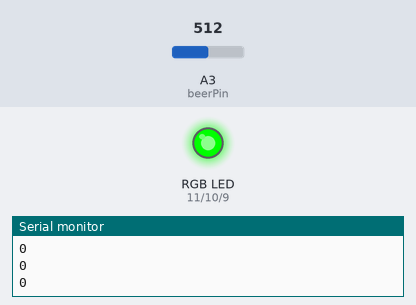
The sketch below on a simulated Arduino Uno, built with avr-gcc and run on an emulated ATmega328P. Shown: an RGB LED mixed from three pins (HIGH = lit), the last lines printed to the serial monitor. Inputs (shaded band) come from the test bench; at power-on: A3 (beerPin) = 512. Dim RGB values are drawn brighter than linear.

Above: at 1.2 s.
1.3 s: A3 (beerPin) set to 306
At 1.6 s:
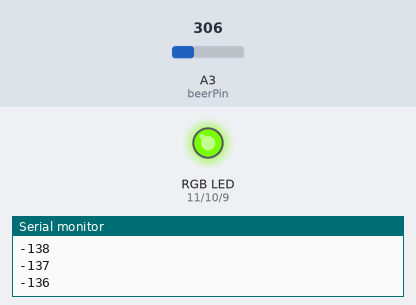
4.3 s: A3 (beerPin) set to 511
At 5.5 s:
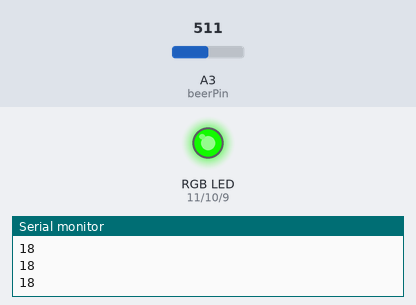
5.8 s: A3 (beerPin) set to 716
At 7.0 s:
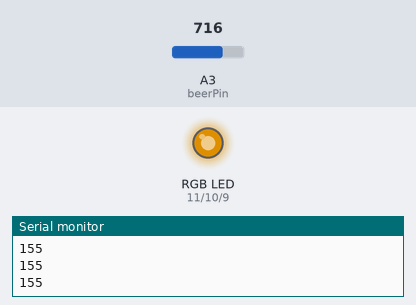
7.3 s: A3 (beerPin) set to 900
At 8.3 s:
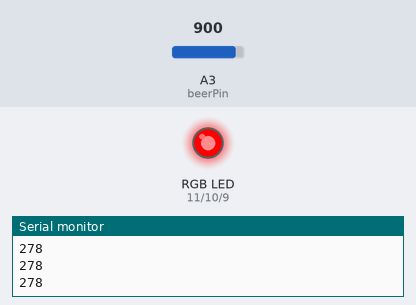
8.8 s: A3 (beerPin) set to 245
At 8.92 s:
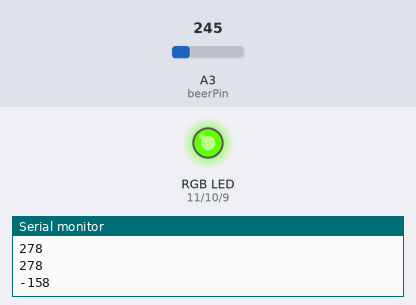
11.8 s: A3 (beerPin) set to 1023
At 12.3 s:
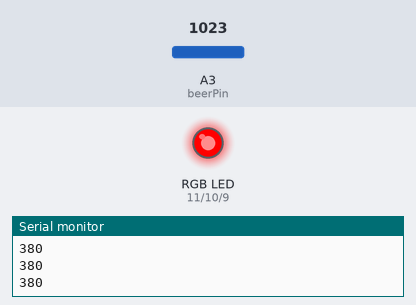
Timing chart, 0 to 14.3 s (numbered marks = the images above; inputs shaded):
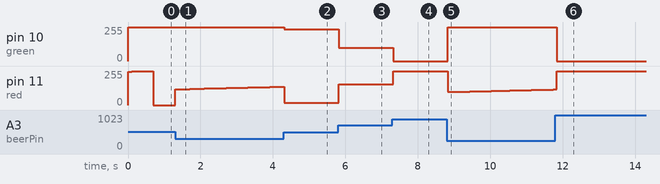

Measured:
- after the input at 1.3 s, pin 11 (red): moves from 0/255 to 138/255 over 2.9 s, starting at once
- after the input at 4.3 s, pin 10 (green): 255/255 → 237/255 at once
- after the input at 5.8 s, pin 10 (green): 237/255 → 100/255 at once; pin 11 (red): 18/255 → 155/255 at once
- after the input at 7.3 s, pin 10 (green): 100/255 → 0/255 at once; pin 11 (red): 155/255 → 255/255 at once
- after the input at 8.8 s, pin 10 (green): 0/255 → 255/255 at once; pin 11 (red): 255/255 → 98/255 at once, → 99/255 0.20 s later, → 100/255 0.10 s later, → 101/255 0.20 s later, … (20 changes in this stretch)
- after the input at 11.8 s, pin 10 (green): 255/255 → 0/255 at once
- by itself, pin 11 (red): rises from 0/255 to 255/255 in 0.60 s, then falls to 0/255 in 0.10 s

The sketch:

breathalyzer.ino
```cpp
// (licence header left out)
int red = 11;
int green = 10;
int blue = 9;
int beerPin = 3;

int soberReading=520;

void setup(){
  Serial.begin(9600);
  pinMode(red, OUTPUT);
  pinMode(green, OUTPUT);
  pinMode(blue, OUTPUT);
  pinMode(beerPin, INPUT);
}

void loop(){
  int reading = (analogRead(beerPin)-soberReading)/1.5;
  if(reading<0){
    soberReading--;
  }

  Serial.println(reading, DEC);
  if(reading>255){
    reading = 255;
  }

  analogWrite(green, 255-reading);
  analogWrite(red, reading);

  delay(100);
}
```
